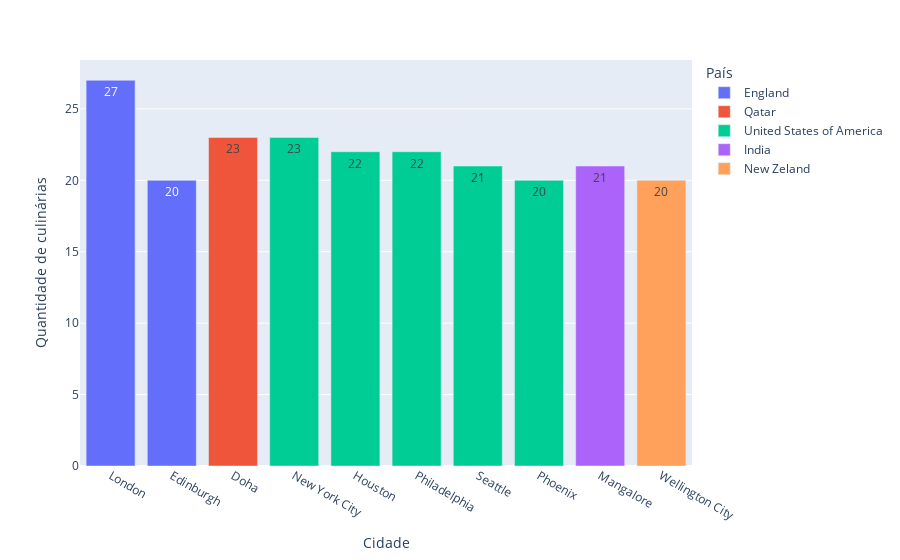

Notebook cell for this chart:
### Code cell
# Top 10 cidades com mais restaurantes com tipo de culinárias distintos

#Definindo colunas
colunas = ['Cuisines', 'City', 'Country Code', 'Rating color']
#agrupando a quantidade distinta de culinárias por cidade
df_aux = df1.loc[:, colunas].groupby(['Country Code','City',  'Rating color']).nunique().reset_index()
#aplicando funções: nomeando países e nomeando cores
df_aux['País'] = df_aux['Country Code'].apply(country_name)
df_aux['Cor'] = df_aux['Rating color'].apply(color_name)
#ordenando o dataframe em ordem decrescente
df_aux = df_aux.sort_values('Cuisines', ascending = False).reset_index(drop=True)
#filtrando as 10 primeiras linhas do dataframe
df_aux = df_aux.loc[0:9, :]
#excluído colunas desnecessárias
df_aux = df_aux.drop(['Rating color', 'Country Code'], axis = 1)
#renomeando colunas
df_aux = df_aux.rename(columns = {'City' : 'Cidade', 'Cuisines' : 'Quantidade de culinárias'})
#criando e exibindo o gráfico
px.bar(df_aux, x='Cidade', y='Quantidade de culinárias', color='País' ,text_auto='Quantidade de culinárias')

### Figure 1 — Plotly figure (JSON) as saved in the notebook; plotly's stock layout.template omitted (floating-point values rounded to 4 significant figures)
{"data": [{"alignmentgroup": "True", "hovertemplate": "País=England<br>Cidade=%{x}<br>Quantidade de culinárias=%{y}<extra></extra>", "legendgroup": "England", "marker": {"color": "#636efa", "pattern": {"shape": ""}}, "name": "England", "offsetgroup": "England", "orientation": "v", "showlegend": true, "textposition": "auto", "texttemplate": "%{y:Quantidade de culinárias}", "type": "bar", "x": ["London", "Edinburgh"], "xaxis": "x", "y": [27, 20], "yaxis": "y"}, {"alignmentgroup": "True", "hovertemplate": "País=Qatar<br>Cidade=%{x}<br>Quantidade de culinárias=%{y}<extra></extra>", "legendgroup": "Qatar", "marker": {"color": "#EF553B", "pattern": {"shape": ""}}, "name": "Qatar", "offsetgroup": "Qatar", "orientation": "v", "showlegend": true, "textposition": "auto", "texttemplate": "%{y:Quantidade de culinárias}", "type": "bar", "x": ["Doha"], "xaxis": "x", "y": [23], "yaxis": "y"}, {"alignmentgroup": "True", "hovertemplate": "País=United States of America<br>Cidade=%{x}<br>Quantidade de culinárias=%{y}<extra></extra>", "legendgroup": "United States of America", "marker": {"color": "#00cc96", "pattern": {"shape": ""}}, "name": "United States of America", "offsetgroup": "United States of America", "orientation": "v", "showlegend": true, "textposition": "auto", "texttemplate": "%{y:Quantidade de culinárias}", "type": "bar", "x": ["New York City", "Houston", "Philadelphia", "Seattle", "Phoenix"], "xaxis": "x", "y": [23, 22, 22, 21, 20], "yaxis": "y"}, {"alignmentgroup": "True", "hovertemplate": "País=India<br>Cidade=%{x}<br>Quantidade de culinárias=%{y}<extra></extra>", "legendgroup": "India", "marker": {"color": "#ab63fa", "pattern": {"shape": ""}}, "name": "India", "offsetgroup": "India", "orientation": "v", "showlegend": true, "textposition": "auto", "texttemplate": "%{y:Quantidade de culinárias}", "type": "bar", "x": ["Mangalore"], "xaxis": "x", "y": [21], "yaxis": "y"}, {"alignmentgroup": "True", "hovertemplate": "País=New Zeland<br>Cidade=%{x}<br>Quantidade de culinárias=%{y}<extra></extra>", "legendgroup": "New Zeland", "marker": {"color": "#FFA15A", "pattern": {"shape": ""}}, "name": "New Zeland", "offsetgroup": "New Zeland", "orientation": "v", "showlegend": true, "textposition": "auto", "texttemplate": "%{y:Quantidade de culinárias}", "type": "bar", "x": ["Wellington City"], "xaxis": "x", "y": [20], "yaxis": "y"}], "layout": {"autosize": true, "barmode": "relative", "legend": {"title": {"text": "País"}, "tracegroupgap": 0}, "margin": {"t": 60}, "xaxis": {"anchor": "y", "autorange": true, "domain": [0, 1], "range": [-0.5, 9.5], "title": {"text": "Cidade"}, "type": "category"}, "yaxis": {"anchor": "x", "autorange": true, "domain": [0, 1], "range": [0, 28.42], "title": {"text": "Quantidade de culinárias"}, "type": "linear"}}}
